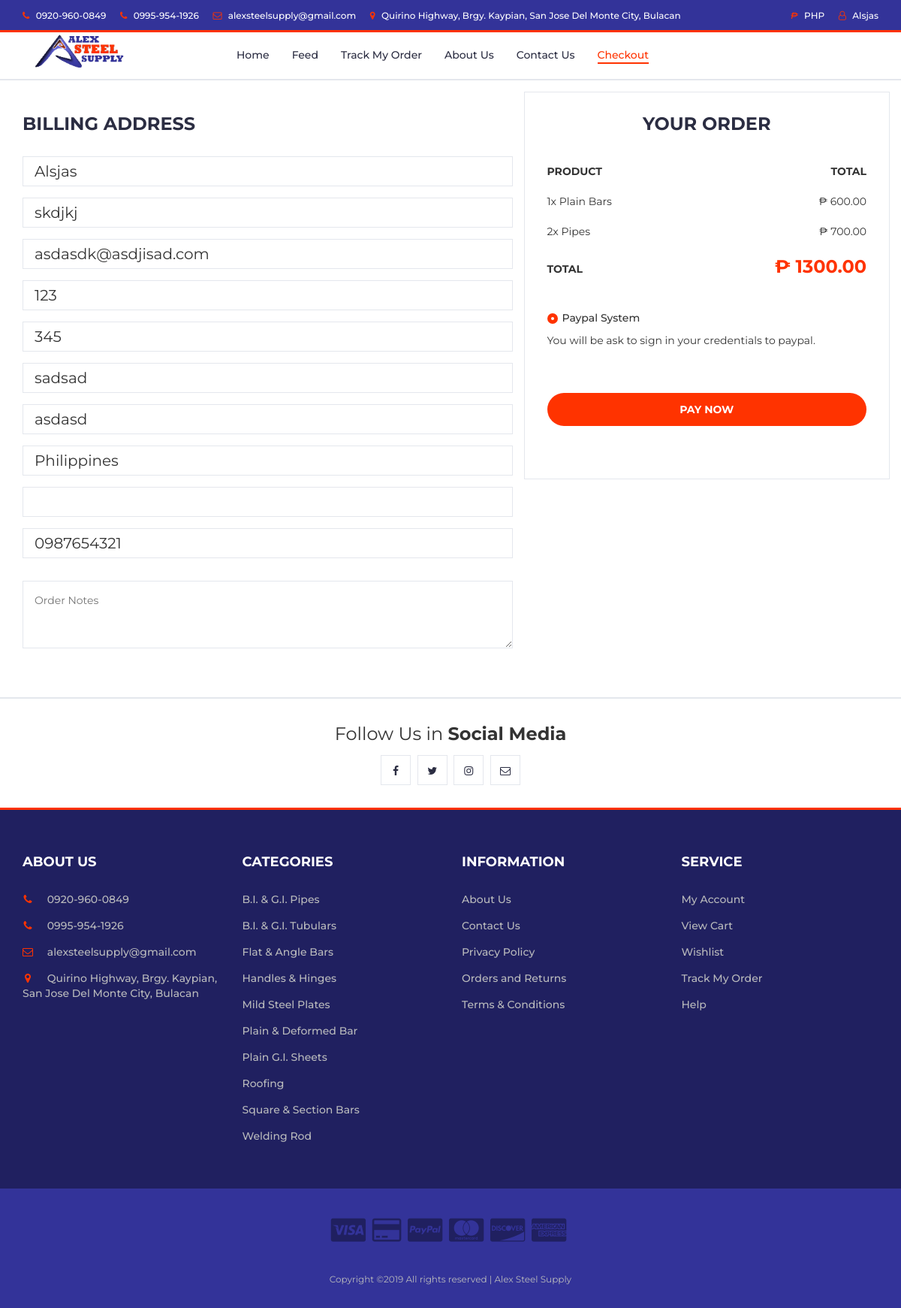
Page /checkout.php (signed in) on the earlier database version.
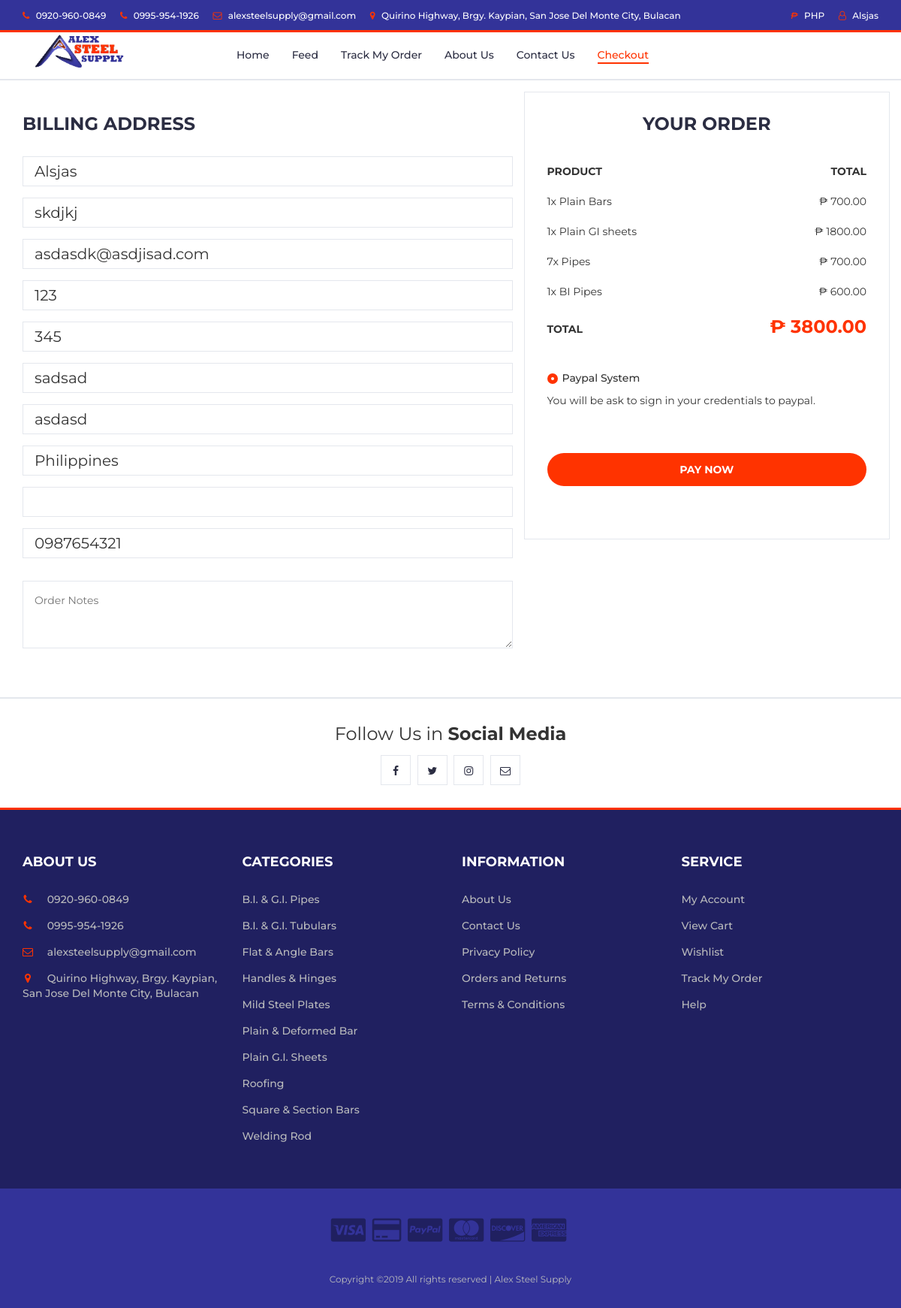
Same page on the later database version.
### tables this page shows
CREATE TABLE `carttbl` (
  `ID` int(11) NOT NULL,
  `myaccountID` varchar(100) NOT NULL,
  `pid` int(11) NOT NULL,
  `sellingprice` double NOT NULL,
  `quantity` int(11) NOT NULL,
  `total` float NOT NULL
);

### checkout.php (the view, shortened to what the changed rows need)
<?php
require_once("connection.php");
	 $sessionmyaccountID=$_SESSION['myaccountID'];
?>
<!DOCTYPE html>
<html lang="en">
	<head>
 		<link type="text/css" rel="stylesheet" href="css/bootstrap.min.css"/>
		<link type="text/css" rel="stylesheet" href="bootstrap-3.3.7-dist/css/bootstrap.css"/>
 		<link type="text/css" rel="stylesheet" href="css/slick.css"/>
 		<link type="text/css" rel="stylesheet" href="css/slick-theme.css"/>
 		<link type="text/css" rel="stylesheet" href="css/nouislider.min.css"/>
 		<link rel="stylesheet" href="css/font-awesome.min.css">
 		<link type="text/css" rel="stylesheet" href="css/style.css"/>
    </head>
	<body id="checkoutres">
		<div class="section">
			<div class="container">
				<div class="row">
					<div class="col-md-5 order-details">
						<div class="order-summary">
							<div class="order-products">
								<?php
								   $sql="select sum(total) as carttotal from carttbl where myaccountID='$sessionmyaccountID' ";
								   $query=mysqli_query($con, $sql);
								   $total=mysqli_fetch_array($query);
								   $sql="select ID, myaccountID, (select productname from productstbl where pid=carttbl.pid) as productname, sellingprice, quantity, total from carttbl where myaccountID='$sessionmyaccountID' ";
								   $query=mysqli_query($con, $sql);
								   while ($row=mysqli_fetch_array($query)) {
								?>
								<div class="order-col">
									<div><?php echo $row['quantity'] ."x " .$row['productname']; ?></div>
									<div>₱ <?php echo " ". $row['total']; ?>.00</div>
								</div>
								<?php } ?>
							</div>
							<div class="order-col">
								<div><strong class="order-total">₱ <?php echo " ". $total['carttotal']; ?>.00</strong></div>
							</div>
						</div>
					</div>
				</div>
			</div>
		</div>
	</body>
</html>

Differences in the rows shown:
removed carttbl: quantity "1", productname "Plain Bars", total "600"
removed carttbl: quantity "2", productname "Pipes", total "700"
added carttbl: quantity "1", productname "Plain Bars", total "700"
added carttbl: quantity "1", productname "Plain GI sheets", total "1800"
added carttbl: quantity "7", productname "Pipes", total "700"
added carttbl: quantity "1", productname "BI Pipes", total "600"
Other differences:
$total['carttotal']: "1300" → "3800"
